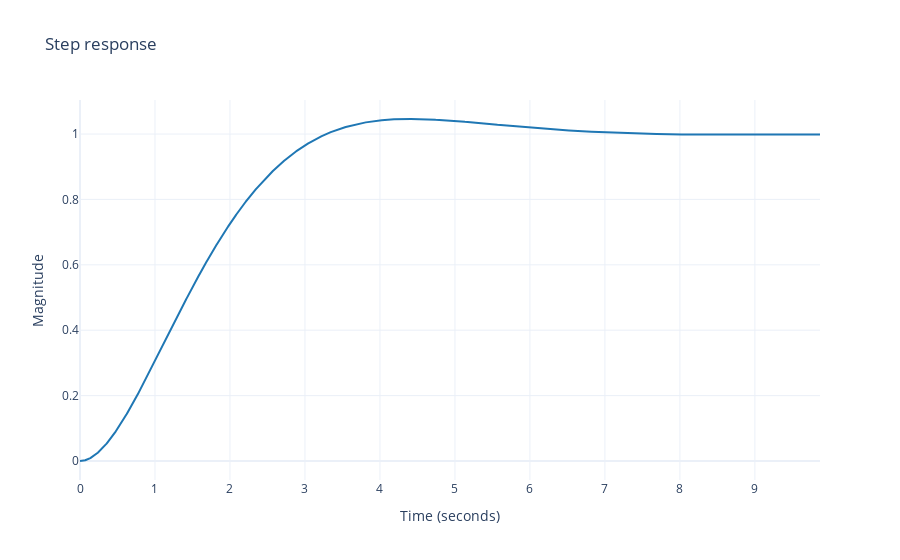
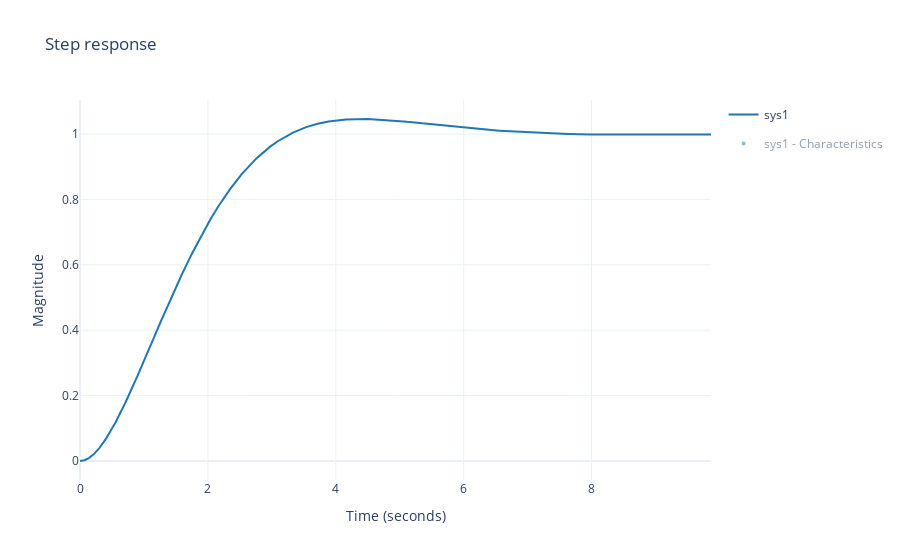
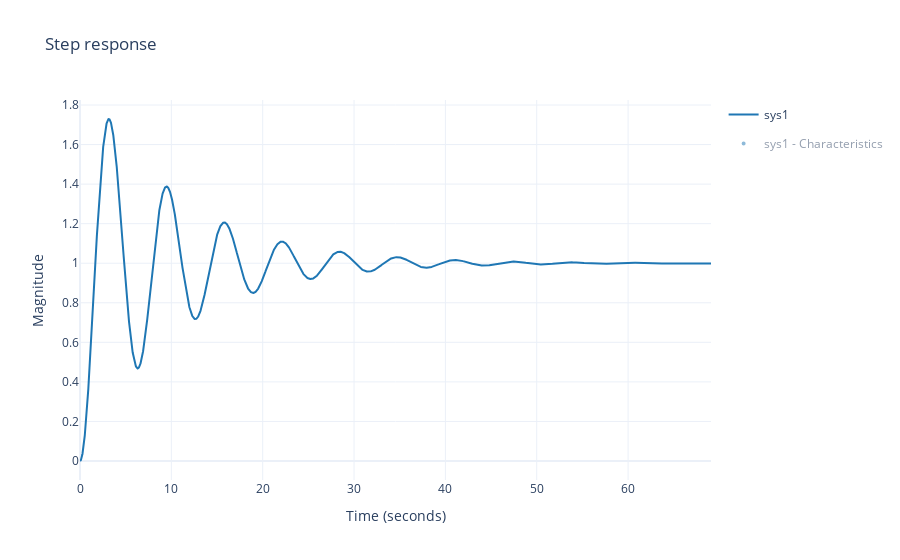

Write notebook code for charts like these, in order.
### Markdown cell above
# Impact du Coefficient d'Amortissement ($\zeta$) sur la Stabilité d'un Système du Second Ordre

Le coefficient d'amortissement ($\zeta$) est un paramètre crucial dans la caractérisation des systèmes du second ordre. Il intervient dans l'équation différentielle du système et joue un rôle significatif dans la stabilité et la dynamique globale du système.

Considérons un système du second ordre, dont la fome canonique est la suivante :

$$\frac{K}{\frac{1}{\omega_n^2}s^2 + 2\frac{\zeta}{\omega_n} s + 1}$$

Où :

- $s$ est la variable complexe de Laplace,
- $K$ est le gain statique,
- $\zeta$ est le coefficient d'amortissement,
- $\omega_n$ est la pulsation naturelle du système.

Vous pouvez observer l'impact du coefficient d'amortissement $\zeta$ en exécutant la cellule qui suit (pousser sur l'icône "Play" qui apparaît à la gauche de la cellule lorsque vous la survolez ou cliquer dedans et effectuer le raccourci `CTRL + ENTER`).

Assurez-vous d'avoir préalablement exécuté la $1^{ère}$ cellule de ce notebook afin d'importer les packages nécessaires. Vous pouvez également simplement demander l'exécution de toutes les cellules d'un coup en utilisant le bouton `Run All` en haut de la fenêtre, représenté par une double icône "Play".

>**Note :** Ne vous tracassez pas du code ici et contentez-vous de juste l'exécuter 😉

### Code cell
import plotly.graph_objects as go

# Initial transfert function
zeta_init = 0.7
K_init = 1
wn_init = 1
H = ml.tf(K_init, [1/wn_init**2, 2*zeta_init/wn_init, 1]) # Transfert function

# Create the interactive figure
step_fig = rlf.step(H, widget=True)

# Function called by the slider widgets
def plot_step(zeta):
    H = ml.tf([K_init], [1/wn_init**2, 2*zeta/wn_init, 1])
    _,_,_,infos = rlf.step(H, fig=step_fig, plot_infos=True, data=True)
    rlf.printInfo(infos[0])

# Interactive slider widgets to adjust the parameters of the transfert function
slider_zeta = FloatSlider(min=-0.5, max=1.5, step=0.1, value=zeta_init)
interact(plot_step, zeta=slider_zeta)

display(step_fig)

### Figure 1 — Plotly figure (JSON) as saved in the notebook; plotly's stock layout.template omitted (floating-point values rounded to 4 significant figures; data arrays with more than 128 entries replaced by an {"elided": "..."} marker saying what was removed)
{"data": [{"line": {"color": "#1F77B4"}, "name": "sys1", "type": "scatter", "uid": "115e18c2-2be3-4dfc-8d01-3d01119ffa43", "x": {"elided": "10000 float values"}, "y": {"elided": "10000 float values"}}], "layout": {"title": {"text": "Step response"}, "xaxis": {"title": {"text": "Time (seconds)"}}, "yaxis": {"title": {"text": "Magnitude"}}}}

### Figure 2 — Plotly figure (JSON) as saved in the notebook; plotly's stock layout.template omitted (floating-point values rounded to 4 significant figures; data arrays with more than 128 entries replaced by an {"elided": "..."} marker saying what was removed)
{"data": [{"line": {"color": "#1F77B4"}, "name": "sys1", "type": "scatter", "x": {"elided": "10000 float values"}, "y": {"elided": "10000 float values"}}, {"customdata": [null], "hoverinfo": "none", "hovertemplate": "<b>DC Gain</b>: %{y:.3f}<br>", "legendgroup": "sys1 - Characteristics", "marker": {"color": "#1F77B4", "line": {"color": "#1F77B4", "width": 2}, "size": 6, "symbol": "circle"}, "mode": "markers", "name": "sys1 - DCGain", "showlegend": false, "type": "scatter", "visible": "legendonly", "x": [9.868], "y": [0.9986]}, {"legendgroup": "sys1 - Characteristics", "line": {"color": "#1F77B4", "dash": "dot", "width": 2}, "mode": "lines", "name": "sys1 - Up limit", "showlegend": false, "type": "scatter", "visible": "legendonly", "x": [0, 9.868], "y": [0.9986, 0.9986]}, {"legendgroup": "sys1 - Characteristics", "line": {"color": "#1F77B4", "dash": "dot", "width": 2}, "mode": "lines", "name": "sys1 - Up limit", "showlegend": false, "type": "scatter", "visible": "legendonly", "x": [0, 9.868], "y": [1.049, 1.049]}, {"legendgroup": "sys1 - Characteristics", "line": {"color": "#1F77B4", "dash": "dot", "width": 2}, "mode": "lines", "name": "sys1 - Low limit", "showlegend": false, "type": "scatter", "visible": "legendonly", "x": [0, 9.868], "y": [0.9487, 0.9487]}, {"customdata": [2.891], "hoverinfo": "none", "hovertemplate": "<b>SettlingTime</b>: %{x:.3f}s<br>", "legendgroup": "sys1 - Characteristics", "marker": {"color": "#1F77B4", "line": {"color": "#1F77B4", "width": 2}, "size": 6, "symbol": "circle"}, "mode": "markers", "name": "sys1 - SettlingTime", "showlegend": false, "type": "scatter", "visible": "legendonly", "x": [2.891], "y": [0.9485]}, {"legendgroup": "sys1 - Characteristics", "line": {"color": "#1F77B4", "dash": "dot", "width": 2}, "mode": "lines", "name": "sys1 - SettlingTime", "showlegend": false, "type": "scatter", "visible": "legendonly", "x": [2.891, 2.891], "y": [0, 0.9485]}, {"legendgroup": "sys1 - Characteristics", "line": {"color": "#1F77B4", "dash": "dot", "width": 2}, "mode": "lines", "name": "sys1 - RiseTime left limit", "showlegend": false, "type": "scatter", "visible": "legendonly", "x": [0.5053, 0.5053], "y": [0, 0.8988]}, {"legendgroup": "sys1 - Characteristics", "line": {"color": "#1F77B4", "dash": "dot", "width": 2}, "mode": "lines", "name": "sys1 - RiseTime right limit", "showlegend": false, "type": "scatter", "visible": "legendonly", "x": [2.625, 2.625], "y": [0, 0.8988]}, {"legendgroup": "sys1 - Characteristics", "line": {"color": "#1F77B4", "dash": "dot", "width": 2}, "mode": "lines", "name": "sys1 - RiseTime horizontal limit", "showlegend": false, "type": "scatter", "visible": "legendonly", "x": [0, 2.625], "y": [0.8988, 0.8988]}, {"customdata": [2.12], "hoverinfo": "none", "hovertemplate": "<b>RiseTime</b>: %{customdata:.3f}s<br>", "legendgroup": "sys1 - Characteristics", "marker": {"color": "#1F77B4", "line": {"color": "#1F77B4", "width": 2}, "size": 6, "symbol": "circle"}, "mode": "markers", "name": "sys1 - RiseTime", "showlegend": false, "type": "scatter", "visible": "legendonly", "x": [2.625], "y": [0.8988]}, {"legendgroup": "sys1 - Characteristics", "line": {"color": "#1F77B4", "dash": "dot", "width": 2}, "mode": "lines", "name": "sys1 - Overshoot vertical line", "showlegend": false, "type": "scatter", "visible": "legendonly", "x": [4.399, 4.399], "y": [0, 1.046]}, {"legendgroup": "sys1 - Characteristics", "line": {"color": "#1F77B4", "dash": "dot", "width": 2}, "mode": "lines", "name": "sys1 - Overshoot horizontal line", "showlegend": false, "type": "scatter", "visible": "legendonly", "x": [0, 4.399], "y": [1.046, 1.046]}, {"customdata": [4.745], "hoverinfo": "none", "hovertemplate": "<b>Peak</b>: %{y:.3f}<br><b>Peak time</b>: %{x:.3f}s<br><b>Overshoot</b>: %{customdata:.3f}%<br>", "legendgroup": "sys1 - Characteristics", "marker": {"color": "#1F77B4", "line": {"color": "#1F77B4", "width": 2}, "size": 6, "symbol": "circle"}, "mode": "markers", "name": "sys1 - Overshoot", "showlegend": false, "type": "scatter", "visible": "legendonly", "x": [4.399], "y": [1.046]}, {"legendgroup": "sys1 - Characteristics", "marker": {"color": "#1F77B4", "line": {"color": "#1F77B4", "width": 2}, "size": 1, "symbol": "circle"}, "mode": "markers", "name": "sys1 - Characteristics", "type": "scatter", "visible": "legendonly", "x": [4.935], "y": [1.041]}], "layout": {"title": {"text": "Step response"}, "xaxis": {"title": {"text": "Time (seconds)"}}, "yaxis": {"title": {"text": "Magnitude"}}}}

### Figure 3 — Plotly figure (JSON) as saved in the notebook; plotly's stock layout.template omitted (floating-point values rounded to 4 significant figures; data arrays with more than 128 entries replaced by an {"elided": "..."} marker saying what was removed)
{"data": [{"line": {"color": "#1F77B4"}, "name": "sys1", "type": "scatter", "x": {"elided": "10000 float values"}, "y": {"elided": "10000 float values"}}, {"customdata": [null], "hoverinfo": "none", "hovertemplate": "<b>DC Gain</b>: %{y:.3f}<br>", "legendgroup": "sys1 - Characteristics", "marker": {"color": "#1F77B4", "line": {"color": "#1F77B4", "width": 2}, "size": 6, "symbol": "circle"}, "mode": "markers", "name": "sys1 - DCGain", "showlegend": false, "type": "scatter", "visible": "legendonly", "x": [69.08], "y": [0.9991]}, {"legendgroup": "sys1 - Characteristics", "line": {"color": "#1F77B4", "dash": "dot", "width": 2}, "mode": "lines", "name": "sys1 - Up limit", "showlegend": false, "type": "scatter", "visible": "legendonly", "x": [0, 69.08], "y": [0.9991, 0.9991]}, {"legendgroup": "sys1 - Characteristics", "line": {"color": "#1F77B4", "dash": "dot", "width": 2}, "mode": "lines", "name": "sys1 - Up limit", "showlegend": false, "type": "scatter", "visible": "legendonly", "x": [0, 69.08], "y": [1.049, 1.049]}, {"legendgroup": "sys1 - Characteristics", "line": {"color": "#1F77B4", "dash": "dot", "width": 2}, "mode": "lines", "name": "sys1 - Low limit", "showlegend": false, "type": "scatter", "visible": "legendonly", "x": [0, 69.08], "y": [0.9492, 0.9492]}, {"customdata": [28.99], "hoverinfo": "none", "hovertemplate": "<b>SettlingTime</b>: %{x:.3f}s<br>", "legendgroup": "sys1 - Characteristics", "marker": {"color": "#1F77B4", "line": {"color": "#1F77B4", "width": 2}, "size": 6, "symbol": "circle"}, "mode": "markers", "name": "sys1 - SettlingTime", "showlegend": false, "type": "scatter", "visible": "legendonly", "x": [28.99], "y": [1.049]}, {"legendgroup": "sys1 - Characteristics", "line": {"color": "#1F77B4", "dash": "dot", "width": 2}, "mode": "lines", "name": "sys1 - SettlingTime", "showlegend": false, "type": "scatter", "visible": "legendonly", "x": [28.99, 28.99], "y": [0, 1.049]}, {"legendgroup": "sys1 - Characteristics", "line": {"color": "#1F77B4", "dash": "dot", "width": 2}, "mode": "lines", "name": "sys1 - RiseTime left limit", "showlegend": false, "type": "scatter", "visible": "legendonly", "x": [0.4629, 0.4629], "y": [0, 0.8992]}, {"legendgroup": "sys1 - Characteristics", "line": {"color": "#1F77B4", "dash": "dot", "width": 2}, "mode": "lines", "name": "sys1 - RiseTime right limit", "showlegend": false, "type": "scatter", "visible": "legendonly", "x": [1.561, 1.561], "y": [0, 0.8992]}, {"legendgroup": "sys1 - Characteristics", "line": {"color": "#1F77B4", "dash": "dot", "width": 2}, "mode": "lines", "name": "sys1 - RiseTime horizontal limit", "showlegend": false, "type": "scatter", "visible": "legendonly", "x": [0, 1.561], "y": [0.8992, 0.8992]}, {"customdata": [1.098], "hoverinfo": "none", "hovertemplate": "<b>RiseTime</b>: %{customdata:.3f}s<br>", "legendgroup": "sys1 - Characteristics", "marker": {"color": "#1F77B4", "line": {"color": "#1F77B4", "width": 2}, "size": 6, "symbol": "circle"}, "mode": "markers", "name": "sys1 - RiseTime", "showlegend": false, "type": "scatter", "visible": "legendonly", "x": [1.561], "y": [0.8992]}, {"legendgroup": "sys1 - Characteristics", "line": {"color": "#1F77B4", "dash": "dot", "width": 2}, "mode": "lines", "name": "sys1 - Overshoot vertical line", "showlegend": false, "type": "scatter", "visible": "legendonly", "x": [3.157, 3.157], "y": [0, 1.729]}, {"legendgroup": "sys1 - Characteristics", "line": {"color": "#1F77B4", "dash": "dot", "width": 2}, "mode": "lines", "name": "sys1 - Overshoot horizontal line", "showlegend": false, "type": "scatter", "visible": "legendonly", "x": [0, 3.157], "y": [1.729, 1.729]}, {"customdata": [73.08], "hoverinfo": "none", "hovertemplate": "<b>Peak</b>: %{y:.3f}<br><b>Peak time</b>: %{x:.3f}s<br><b>Overshoot</b>: %{customdata:.3f}%<br>", "legendgroup": "sys1 - Characteristics", "marker": {"color": "#1F77B4", "line": {"color": "#1F77B4", "width": 2}, "size": 6, "symbol": "circle"}, "mode": "markers", "name": "sys1 - Overshoot", "showlegend": false, "type": "scatter", "visible": "legendonly", "x": [3.157], "y": [1.729]}, {"legendgroup": "sys1 - Characteristics", "marker": {"color": "#1F77B4", "line": {"color": "#1F77B4", "width": 2}, "size": 1, "symbol": "circle"}, "mode": "markers", "name": "sys1 - Characteristics", "type": "scatter", "visible": "legendonly", "x": [34.54], "y": [1.03]}], "layout": {"title": {"text": "Step response"}, "xaxis": {"title": {"text": "Time (seconds)"}}, "yaxis": {"title": {"text": "Magnitude"}}}}
